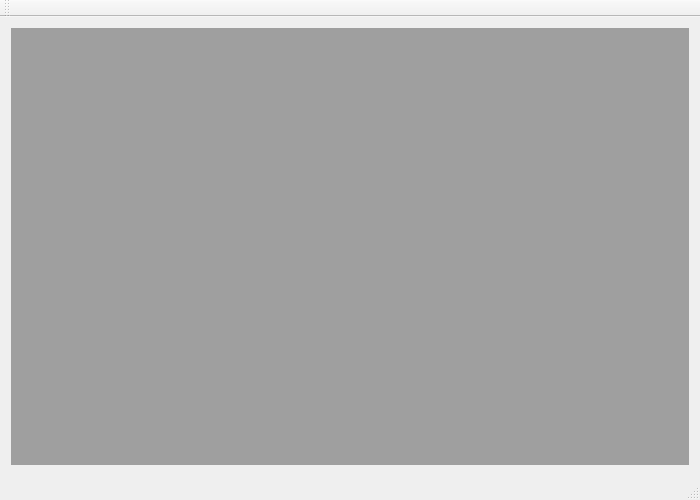
<?xml version="1.0" encoding="UTF-8"?>
<ui version="4.0">
 <class>MainWindow</class>
 <widget class="QMainWindow" name="MainWindow">
  <property name="geometry">
   <rect>
    <x>0</x>
    <y>0</y>
    <width>700</width>
    <height>500</height>
   </rect>
  </property>
  <property name="font">
   <font>
    <family>Verdana</family>
    <pointsize>12</pointsize>
   </font>
  </property>
  <property name="windowTitle">
   <string>Single Triangle Editor</string>
  </property>
  <widget class="QWidget" name="centralWidget">
   <layout class="QVBoxLayout" name="verticalLayout">
    <item>
     <widget class="QMdiArea" name="mdiArea"/>
    </item>
   </layout>
  </widget>
  <widget class="QMenuBar" name="menuBar">
   <property name="geometry">
    <rect>
     <x>0</x>
     <y>0</y>
     <width>700</width>
     <height>21</height>
    </rect>
   </property>
  </widget>
  <widget class="QToolBar" name="mainToolBar">
   <attribute name="toolBarArea">
    <enum>TopToolBarArea</enum>
   </attribute>
   <attribute name="toolBarBreak">
    <bool>false</bool>
   </attribute>
  </widget>
  <widget class="QStatusBar" name="statusBar"/>
 </widget>
 <layoutdefault spacing="6" margin="11"/>
 <resources/>
 <connections/>
</ui>
